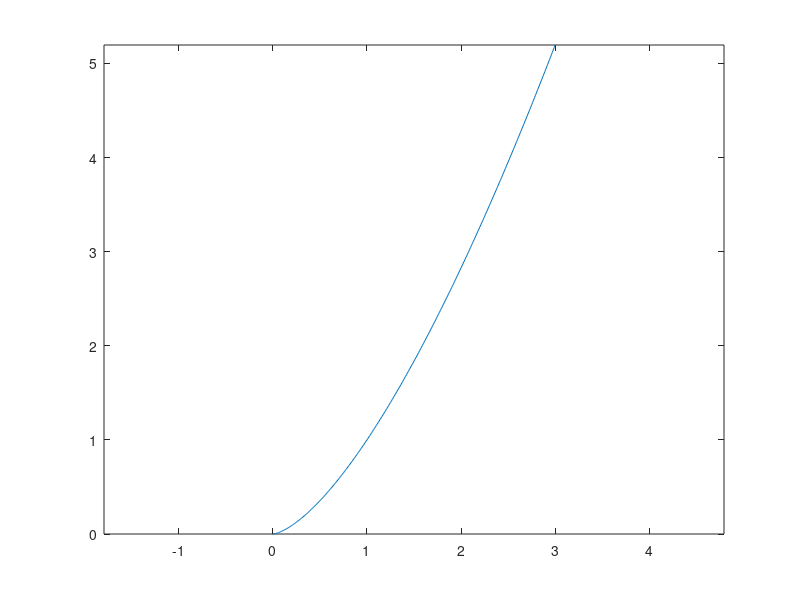

The MATLAB source for this figure:
function [res] = last ()
f = @(x) x.^(3./2);
pr = @(x) sqrt(1 + ((3./2)*sqrt(x)).^2);
res = (quad(pr, 0, 1));

x=0:0.01:3;
y = f(x);

plot(x,y);
axis equal

 
endfunction
